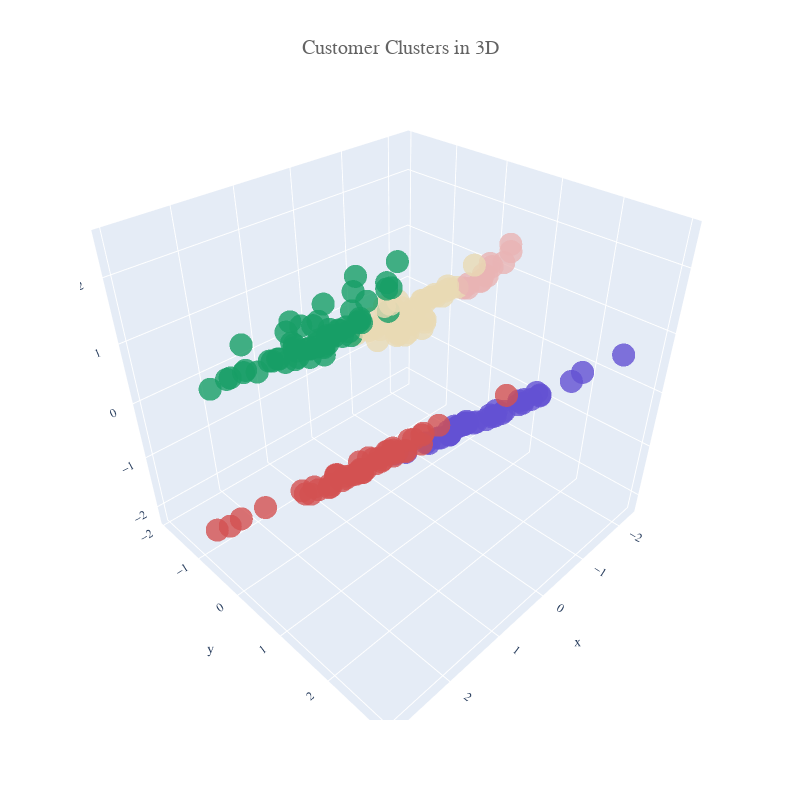

The notebook cell saved with this chart:
### Code cell
pca = PCA(3)
pca.fit(reduced_data)
X_PCA = pca.transform(reduced_data)


fig = px.scatter_3d(x=X_PCA[:,0], y=X_PCA[:,1], z=X_PCA[:,2],
                    color=preds,opacity=0.8,color_continuous_scale=[colors_mix[7],colors_mix[2],colors_mix[3],colors_mix[4],colors_mix[5]],
                   width=800,height=800)

fig.update_layout(font_family='monospace',
    title=dict(text='Customer Clusters in 3D',x=0.5,y=0.95,
    font=dict(color=colors_dark[2],size=20)),
    coloraxis_showscale=False)
fig.show()

### Figure 1 — Plotly figure (JSON) as saved in the notebook; plotly's stock layout.template omitted (floating-point values rounded to 4 significant figures; data arrays with more than 128 entries replaced by an {"elided": "..."} marker saying what was removed)
{"data": [{"hovertemplate": "x=%{x}<br>y=%{y}<br>z=%{z}<br>color=%{marker.color}<extra></extra>", "legendgroup": "", "marker": {"color": {"elided": "200 int values"}, "coloraxis": "coloraxis", "opacity": 0.8, "symbol": "circle"}, "mode": "markers", "name": "", "scene": "scene", "showlegend": false, "type": "scatter3d", "x": {"elided": "200 float values"}, "y": {"elided": "200 float values"}, "z": {"elided": "200 float values"}}], "layout": {"coloraxis": {"colorbar": {"title": {"text": "color"}}, "colorscale": [[0, "#6351D3"], [0.25, "#179E66"], [0.5, "#D35151"], [0.75, "#E9DAB4"], [1, "#E9B4B4"]], "showscale": false}, "font": {"family": "monospace"}, "height": 800, "legend": {"tracegroupgap": 0}, "margin": {"t": 60}, "scene": {"domain": {"x": [0, 1], "y": [0, 1]}, "xaxis": {"title": {"text": "x"}}, "yaxis": {"title": {"text": "y"}}, "zaxis": {"title": {"text": "z"}}}, "title": {"font": {"color": "#636363", "size": 20}, "text": "Customer Clusters in 3D", "x": 0.5, "y": 0.95}, "width": 800}}
